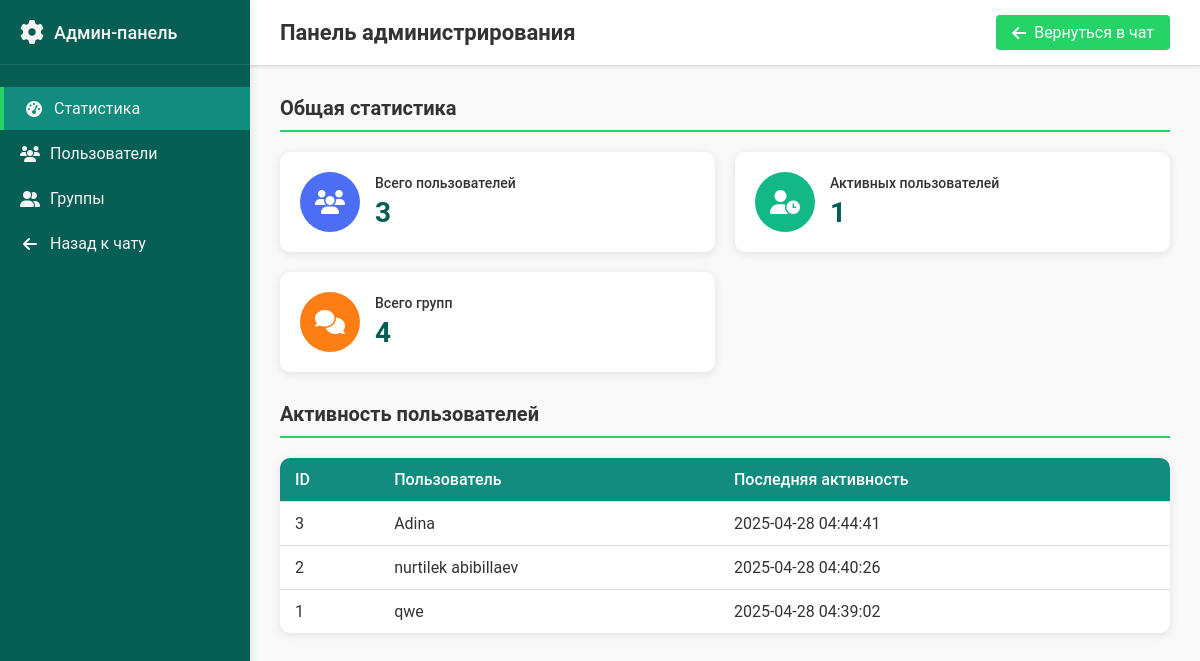
The page /admin (signed in) on the database its author committed.
### tables this page shows
CREATE TABLE users (
        id INTEGER PRIMARY KEY AUTOINCREMENT,
        nickname TEXT NOT NULL UNIQUE,
        email TEXT UNIQUE,
        password TEXT NOT NULL,
        profile_photo BLOB DEFAULT NULL,
        is_verified BOOLEAN DEFAULT 0,
        verification_code TEXT,
        verification_expiry TIMESTAMP,
        created_at TIMESTAMP DEFAULT CURRENT_TIMESTAMP
    );

### app.py (the view)
@app.route('/admin')
def admin_dashboard():
    if 'user_id' not in session:
        return redirect(url_for('home'))
    conn = sqlite3.connect('database.db')
    conn.row_factory = sqlite3.Row
    user_id = session['user_id']
    print(f"Admin access attempt by user ID: {user_id}")
    try:
        cursor = conn.cursor()
        cursor.execute("PRAGMA table_info(users)")
        columns = [col[1] for col in cursor.fetchall()]
        print(f"Database columns in users table: {columns}")
        if 'is_admin' in columns:
            user = conn.execute('SELECT is_admin FROM users WHERE id = ?',
                               (user_id,)).fetchone()
            is_admin = user and user['is_admin'] == 1
            print(f"User admin status from database: {is_admin}")
        else:
            is_admin = user_id == 1
            print(f"No is_admin column, granting access based on ID: {is_admin}")
        if not is_admin:
            print(f"Access denied: User {user_id} is not an admin")
            return redirect(url_for('home'))
        stats = {}
        stats['total_users'] = conn.execute('SELECT COUNT(*) as count FROM users').fetchone()['count']
        if 'last_active' in columns:
            import datetime
            fifteen_mins_ago = (datetime.datetime.now() - datetime.timedelta(minutes=15)).isoformat()
            try:
                stats['active_users'] = conn.execute(
                    'SELECT COUNT(*) as count FROM users WHERE last_active > ?',
                    (fifteen_mins_ago,)
                ).fetchone()['count']
            except sqlite3.OperationalError:
                stats['active_users'] = 1  # At least the admin is active
        else:
            stats['active_users'] = 1  # At least the admin is active
        stats['total_groups'] = conn.execute('SELECT COUNT(*) as count FROM group_chats').fetchone()['count']
        try:
            if 'last_active' in columns:
                recent_users = conn.execute('''
                    SELECT id, nickname, last_active
                    FROM users
                    ORDER BY last_active DESC LIMIT 10
                ''').fetchall()
            else:
                recent_users = conn.execute('''
                    SELECT id, nickname, created_at AS last_active
                    FROM users
                    ORDER BY created_at DESC LIMIT 10
                ''').fetchall()
        except sqlite3.OperationalError:
            recent_users = conn.execute('''
                SELECT id, nickname, '' AS last_active
                FROM users
                LIMIT 10
            ''').fetchall()
        conn.close()
        print(f"Admin dashboard successfully rendered for user {user_id}")
        return render_template('admin.html', stats=stats, recent_users=recent_users)
    except Exception as e:
        conn.close()
        print(f"Error in admin access check: {e}")
        return redirect(url_for('home'))

### app.py (called while the page is built, shortened)
@app.before_request
def before_request():
    global first_request_handled

### templates/admin.html (shortened to what this page needs)
<!DOCTYPE html>
<html lang="en">
<head>
    <link rel="stylesheet" href="{{ url_for('static', filename='css/main.css') }}">
    <link rel="stylesheet" href="{{ url_for('static', filename='css/admin.css') }}">
    <link rel="stylesheet" href="https://cdnjs.cloudflare.com/ajax/libs/font-awesome/6.4.0/css/all.min.css">
</head>
<body>
    <div class="container">
        <div class="admin-sidebar">
            <div class="admin-logo">
                <i class="fas fa-cog"></i>
                <h2>Админ-панель</h2>
            </div>
            <nav class="admin-nav">
                <ul>
                    <li class="active"><a href="#dashboard"><i class="fas fa-tachometer-alt"></i> Статистика</a></li>
                    <li><a href="#users"><i class="fas fa-users"></i> Пользователи</a></li>
                    <li><a href="#groups"><i class="fas fa-user-friends"></i> Группы</a></li>
                    <li><a href="/chat"><i class="fas fa-arrow-left"></i> Назад к чату</a></li>
                </ul>
            </nav>
        </div>
        <div class="admin-content">
            <header class="admin-header">
                <h1>Панель администрирования</h1>
                <div class="admin-header-right">
                    <a href="/chat" class="back-button"><i class="fas fa-arrow-left"></i> Вернуться в чат</a>
                </div>
            </header>
            <main class="admin-main">
                <section id="dashboard" class="admin-section">
                    <h2>Общая статистика</h2>
                    <div class="stats-grid">
                        <div class="stat-card">
                            <div class="stat-icon users-icon">
                                <i class="fas fa-users"></i>
                            </div>
                            <div class="stat-content">
                                <h3>Всего пользователей</h3>
                                <p class="stat-number">{{ stats.total_users }}</p>
                            </div>
                        </div>
                        <div class="stat-card">
                            <div class="stat-icon active-icon">
                                <i class="fas fa-user-clock"></i>
                            </div>
                            <div class="stat-content">
                                <h3>Активных пользователей</h3>
                                <p class="stat-number">{{ stats.active_users }}</p>
                            </div>
                        </div>
                        <div class="stat-card">
                            <div class="stat-icon groups-icon">
                                <i class="fas fa-comments"></i>
                            </div>
                            <div class="stat-content">
                                <h3>Всего групп</h3>
                                <p class="stat-number">{{ stats.total_groups }}</p>
                            </div>
                        </div>
                    </div>
                    <h2>Активность пользователей</h2>
                    <div class="admin-table-container">
                        <table class="admin-table">
                            <thead>
                                <tr>
                                    <th>ID</th>
                                    <th>Пользователь</th>
                                    <th>Последняя активность</th>
                                </tr>
                            </thead>
                            <tbody>
                                {% for user in recent_users %}
                                <tr>
                                    <td>{{ user.id }}</td>
                                    <td>{{ user.nickname }}</td>
                                    <td>{{ user.last_active }}</td>
                                </tr>
                                {% endfor %}
                            </tbody>
                        </table>
                    </div>
                </section>
            </main>
        </div>
    </div>
</body>
</html>

### static/css/main.css (style rules this page uses)
:root { --primary-color: #25D366; --text-color: #333; --bg-color: #f5f5f5; --card-bg: #fff; --shadow: 0 4px 8px rgba(0, 0, 0, 0.1); --header-bg: #128C7E; --header-text: #fff; --sidebar-bg: rgba(255, 255, 255, 0.15); --sidebar-border: rgba(255, 255, 255, 0.1); --search-bg: rgba(255, 255, 255, 0.2); --icon-color: #777; --user-icon-bg: rgba(224, 224, 224, 0.7); --no-chats-text: rgba(0, 0, 0, 0.4); --main-overlay: rgba(144, 238, 215, 0.6); --message-avatar-bg: var(--user-icon-bg); --transition-duration: 0.6s; --transition-timing: cubic-bezier(0.4, 0, 0.2, 1); --theme-transition: 0.8s; }
* { margin: 0; padding: 0; box-sizing: border-box; font-family: 'Roboto', 'Segoe UI', sans-serif; }
body { display: flex; height: 100vh; overflow: hidden; background-color: var(--bg-color); color: var(--text-color); transition: background-color var(--theme-transition), color var(--theme-transition); position: relative; }
body::before { content: ''; position: fixed; top: 0; left: 0; width: 100%; height: 100%; z-index: -20; background-image: url('/static/images/background.jpg'); opacity: 0; }
body::after { content: ''; position: fixed; top: 0; left: 0; width: 100%; height: 100%; z-index: -20; background-image: url('/static/images/darkBack.jpg'); opacity: 0; }

### rows shown on the page
users: id "3", nickname "Adina", last_active "2025-04-28 04:44:41"
users: id "2", nickname "nurtilek abibillaev", last_active "2025-04-28 04:40:26"
users: id "1", nickname "qwe", last_active "2025-04-28 04:39:02"

### other values the page prints
{{ stats.total_users }} "3"
{{ stats.active_users }} "1"
{{ stats.total_groups }} "4"
